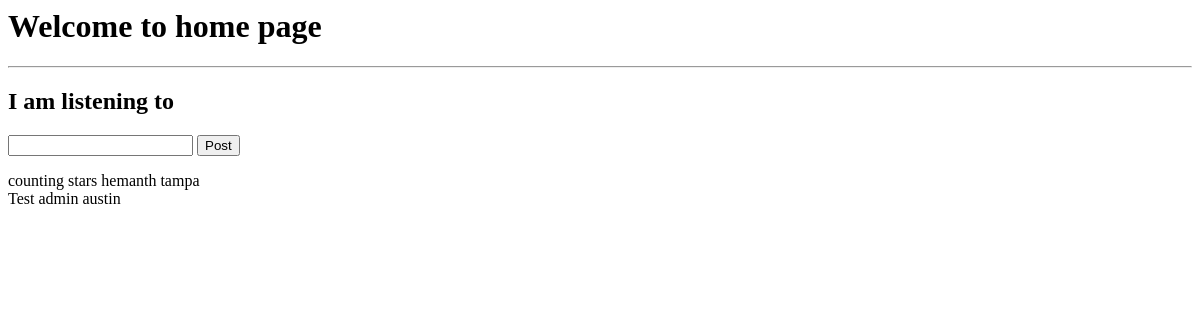
/timeline/home/ (signed in), run on an earlier commit of the app's database.
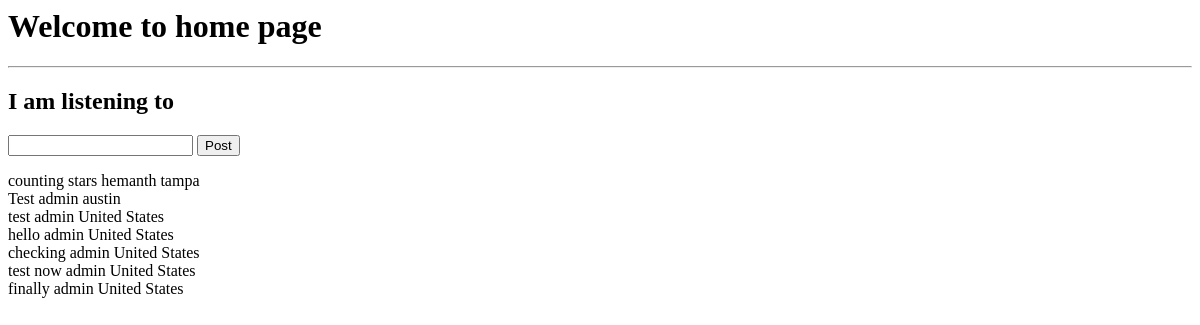
And on a later commit of the database.
### timeline/models.py (models this page shows, shortened)
class Post(models.Model):
    author = models.ForeignKey(User)
    songname = models.TextField()
    created_date = models.DateTimeField(default=timezone.now)
    author_ipaddress = models.TextField()
    author_city = models.TextField()

### timeline/views.py (the view)
@login_required
def post_now(request):
    if request.method == "POST":
        check_cached = ('user_info' in request.session)
        if not check_cached:
            ip_address = request.META.get('HTTP_X_FORWARDED_FOR', '')
            resp = requests.get('http://freegeoip.net/json/%s' % ip_address)
            request.session['user_info'] = resp.json()
        user_info = request.session['user_info']
        if request.POST["listeningpost"]:
            print("i am here")
            post = Post()
            post.author = request.user
            post.songname = request.POST["listeningpost"]
            post.author_ipaddress = user_info['ip']
            post.author_city = user_info['country_name']
            print("i am here")
            post.save()
            tweet = Post.objects.all()
            context = {
                'tweets': tweet
            }
            return render(request, "timeline/home.html", context)
    else:
        tweet = Post.objects.all()
        context = {
            'tweets': tweet
        }
        return render(request, "timeline/home.html", context)

### timeline/templates/timeline/home.html (shortened to what this page needs)
<html>
    <body>
        <h1> Welcome to home page </h1>
        <hr />
        <h2> I am listening to </h2>
        <form method="POST" action="{% url 'timeline:postnow' %}" >
          <input type="text" name="listeningpost" required>
          <input type="submit" value="Post">
      </form>
        {% for tweet in tweets.all %}
            {{ tweet.songname }}
            {{ tweet.author}}
            {{ tweet.author_city}}<br />
        {% endfor %}
    </body>
 </html>

What changed in the data, as far as the page shows it:
added Post: songname "test", author "admin", author_city "United States"
added Post: songname "hello", author "admin", author_city "United States"
added Post: songname "checking", author "admin", author_city "United States"
added Post: songname "test now", author "admin", author_city "United States"
added Post: songname "finally", author "admin", author_city "United States"
